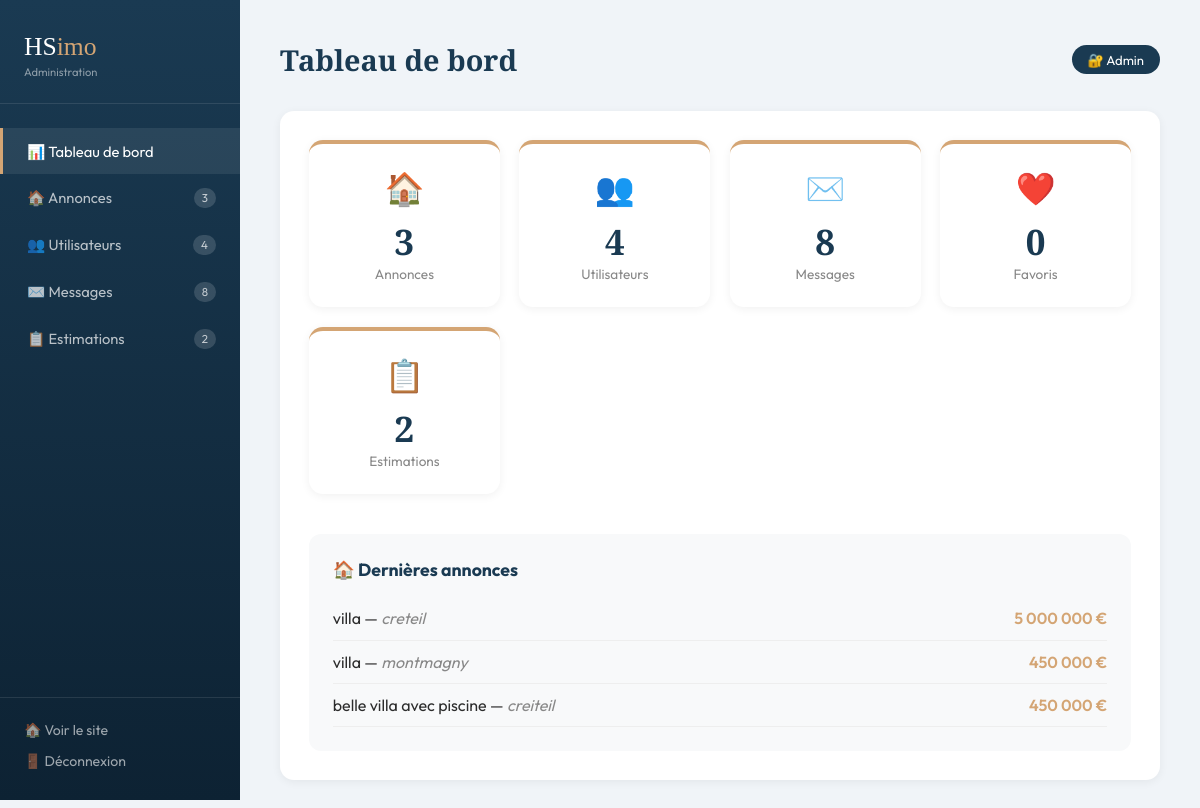
Screenshot of /admin.php (signed in) with the database file from the repository.
### tables this page shows
CREATE TABLE `bien` (
  `id_bien` int(11) NOT NULL,
  `titre` varchar(255) NOT NULL,
  `description` text NOT NULL,
  `prix` decimal(10,2) NOT NULL,
  `surface` int(11) NOT NULL,
  `nb_chambres` int(11) NOT NULL,
  `nb_salles_bain` int(11) NOT NULL,
  `ville` varchar(100) NOT NULL,
  `adresse` varchar(255) DEFAULT NULL,
  `categorie` varchar(50) DEFAULT NULL,
  `photos` text DEFAULT NULL,
  `id_vendeur` int(11) NOT NULL,
  `date_creation` timestamp NOT NULL DEFAULT current_timestamp()
);

### admin.php (the view, shortened to what this page needs)
<?php
require_once 'config.php';
?>
<?php
$biens       = $pdo->query("SELECT b.*, u.username as vendeur FROM bien b LEFT JOIN users u ON b.id_vendeur = u.id ORDER BY b.date_creation DESC")->fetchAll();
$users       = $pdo->query("SELECT u.*, (SELECT COUNT(*) FROM bien WHERE id_vendeur = u.id) as nb_biens FROM users u ORDER BY u.created_at DESC")->fetchAll();
$messages    = $pdo->query("SELECT m.*, b.titre as titre_bien, u.username as expediteur FROM messages m JOIN bien b ON m.id_bien = b.id_bien JOIN users u ON m.id_expediteur = u.id ORDER BY m.date_envoi DESC")->fetchAll();
$estimations = $pdo->query("SELECT e.*, u.username FROM estimations e LEFT JOIN users u ON e.id_user = u.id ORDER BY e.date_demande DESC")->fetchAll();
$nb_biens    = count($biens);
$nb_users    = count($users);
$nb_messages = count($messages);
$nb_estim    = count($estimations);
$nb_favoris  = $pdo->query("SELECT COUNT(*) FROM favoris")->fetchColumn();
?>
<!DOCTYPE html>
<html lang="fr">
<head>
</head>
<body>
<div class="layout">
    <aside class="sidebar">
        <div class="sidebar-logo">HS<span>imo</span><small>Administration</small></div>
        <nav>
            <div class="nav-item"><a href="#" class="active" onclick="show('dashboard',this)">📊 Tableau de bord</a></div>
            <div class="nav-item"><a href="#" onclick="show('biens',this)">🏠 Annonces <span class="nav-count"><?= $nb_biens ?></span></a></div>
            <div class="nav-item"><a href="#" onclick="show('users',this)">👥 Utilisateurs <span class="nav-count"><?= $nb_users ?></span></a></div>
            <div class="nav-item"><a href="#" onclick="show('messages',this)">✉️ Messages <span class="nav-count"><?= $nb_messages ?></span></a></div>
            <div class="nav-item"><a href="#" onclick="show('estimations',this)">📋 Estimations <span class="nav-count"><?= $nb_estim ?></span></a></div>
        </nav>
        <div class="sidebar-footer">
            <a href="index.php">🏠 Voir le site</a>
            <a href="admin.php?logout=1">🚪 Déconnexion</a>
        </div>
    </aside>
    <main class="main">
        <div class="page-header">
            <h1 id="page-title">Tableau de bord</h1>
            <span class="admin-tag">🔐 Admin</span>
        </div>
        <div id="s-dashboard" class="section active">
            <div class="stats">
                <div class="stat"><div class="stat-icon">🏠</div><div class="stat-num"><?= $nb_biens ?></div><div class="stat-lbl">Annonces</div></div>
                <div class="stat"><div class="stat-icon">👥</div><div class="stat-num"><?= $nb_users ?></div><div class="stat-lbl">Utilisateurs</div></div>
                <div class="stat"><div class="stat-icon">✉️</div><div class="stat-num"><?= $nb_messages ?></div><div class="stat-lbl">Messages</div></div>
                <div class="stat"><div class="stat-icon">❤️</div><div class="stat-num"><?= $nb_favoris ?></div><div class="stat-lbl">Favoris</div></div>
                <div class="stat"><div class="stat-icon">📋</div><div class="stat-num"><?= $nb_estim ?></div><div class="stat-lbl">Estimations</div></div>
            </div>
            <div style="background:#f8f9fa;border-radius:12px;padding:1.5rem;">
                <h3 style="color:#1a3a52;margin-bottom:1rem;font-size:1.1rem;">🏠 Dernières annonces</h3>
                <?php foreach (array_slice($biens, 0, 5) as $b): ?>
                <div style="display:flex;justify-content:space-between;padding:0.7rem 0;border-bottom:1px solid #eee;">
                    <span><?= htmlspecialchars($b['titre']) ?> — <em style="color:#888;"><?= htmlspecialchars($b['ville']) ?></em></span>
                    <span style="color:#d4a574;font-weight:600;"><?= number_format($b['prix'],0,',',' ') ?> €</span>
                </div>
                <?php endforeach; ?>
            </div>
        </div>
    </main>
</div>
</body>
</html>

### admin.php (style rules this page uses)
* { margin:0; padding:0; box-sizing:border-box; }
body { font-family:'Outfit',sans-serif; background:#f0f4f8; color:#2c2c2c; }
.layout { display:flex; min-height:100vh; }
.sidebar { width:240px; background:linear-gradient(180deg,#1a3a52,#0d2233); color:white; padding:2rem 0; position:fixed; height:100vh; overflow-y:auto; }
.sidebar-logo { font-family:'Playfair Display',serif; font-size:1.6rem; padding:0 1.5rem 1.5rem; border-bottom:1px solid rgba(255,255,255,0.1); margin-bottom:1.5rem; }
.sidebar-logo span { color:#d4a574; }
.sidebar-logo small { display:block; font-family:'Outfit',sans-serif; font-size:0.7rem; opacity:0.5; margin-top:0.2rem; }
.nav-item a { display:flex; align-items:center; gap:0.7rem; padding:0.85rem 1.5rem; color:rgba(255,255,255,0.7); text-decoration:none; font-size:0.92rem; border-left:3px solid transparent; transition:all 0.2s; }
.nav-item a:hover, .nav-item a.active { background:rgba(255,255,255,0.08); color:white; border-left-color:#d4a574; }
.nav-count { margin-left:auto; background:rgba(255,255,255,0.15); padding:0.15rem 0.5rem; border-radius:10px; font-size:0.72rem; }
.sidebar-footer { position:absolute; bottom:1.5rem; left:0; right:0; padding:0 1.5rem; border-top:1px solid rgba(255,255,255,0.1); padding-top:1rem; }
.sidebar-footer a { display:block; color:rgba(255,255,255,0.6); text-decoration:none; font-size:0.88rem; padding:0.4rem 0; }
.main { margin-left:240px; flex:1; padding:2.5rem; }
.page-header { display:flex; justify-content:space-between; align-items:center; margin-bottom:2rem; flex-wrap:wrap; gap:1rem; }
.page-header h1 { font-family:'Playfair Display',serif; font-size:1.8rem; color:#1a3a52; }
.admin-tag { background:#1a3a52; color:white; padding:0.4rem 1rem; border-radius:50px; font-size:0.82rem; }
.stats { display:grid; grid-template-columns:repeat(auto-fit,minmax(160px,1fr)); gap:1.2rem; margin-bottom:2.5rem; }
.stat { background:white; border-radius:14px; padding:1.5rem; text-align:center; box-shadow:0 2px 10px rgba(0,0,0,0.06); border-top:4px solid #d4a574; }
.stat-icon { font-size:2rem; margin-bottom:0.6rem; }
.stat-num { font-size:2.2rem; font-weight:700; color:#1a3a52; font-family:'Playfair Display',serif; }
.stat-lbl { color:#888; font-size:0.85rem; }
.section { background:white; border-radius:14px; padding:1.8rem; margin-bottom:1.5rem; box-shadow:0 2px 10px rgba(0,0,0,0.06); display:none; }
.section.active { display:block; }

### rows the page displays
bien: titre "villa", ville "creteil", prix "5 000 000"
bien: titre "villa", ville "montmagny", prix "450 000"
bien: titre "belle villa avec piscine", ville "creiteil", prix "450 000"

### other values shown
$nb_biens "3"
$nb_users "4"
$nb_messages "8"
$nb_estim "2"
$nb_favoris "0"
